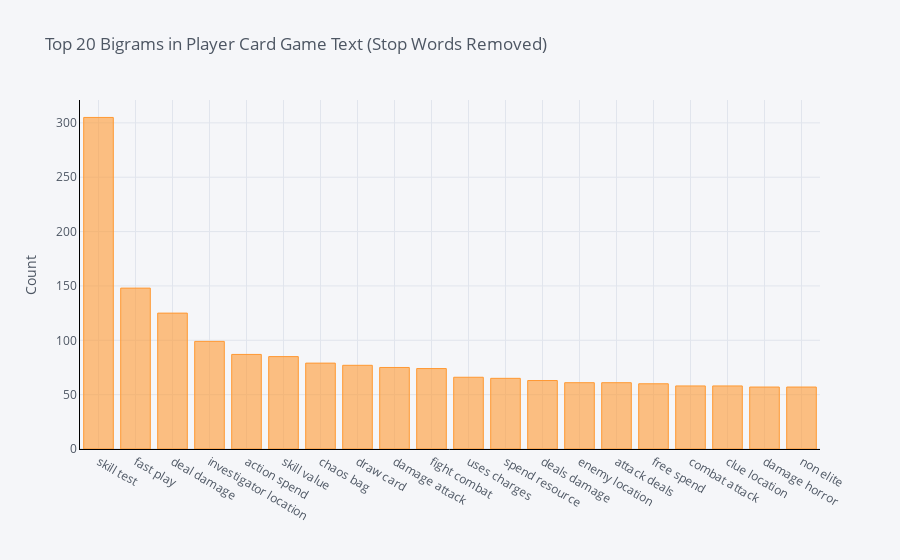

The notebook cell this image was saved under:
### Code cell
# The distribution of top bigrams after removing stop words
def get_top_n_words(corpus, n=None):
    vec = CountVectorizer(ngram_range=(2, 2), stop_words = 'english').fit(corpus)
    bag_of_words = vec.transform(corpus)
    sum_words = bag_of_words.sum(axis=0) 
    words_freq = [(word, sum_words[0, idx]) for word, idx in vec.vocabulary_.items()]
    words_freq =sorted(words_freq, key = lambda x: x[1], reverse=True)
    return words_freq[:n]
common_words = get_top_n_words(df_player_card_text['clean_text'], 20)
for word, freq in common_words:
    print(word, freq)
df2 = pd.DataFrame(common_words, columns = ['ReviewText' , 'count'])
df2.groupby('ReviewText').sum()['count'].sort_values(ascending=False).iplot(
    kind='bar', yTitle='Count', linecolor='black', title='Top 20 Bigrams in Player Card Game Text (Stop Words Removed)')

### Figure 1 — Plotly figure (JSON) as saved in the notebook; plotly's stock layout.template omitted (floating-point values rounded to 4 significant figures)
{"data": [{"marker": {"color": "rgba(255, 153, 51, 0.6)", "line": {"color": "rgba(255, 153, 51, 1.0)", "width": 1}}, "name": "count", "orientation": "v", "text": "", "type": "bar", "x": ["skill test", "fast play", "deal damage", "investigator location", "action spend", "skill value", "chaos bag", "draw card", "damage attack", "fight combat", "uses charges", "spend resource", "deals damage", "enemy location", "attack deals", "free spend", "combat attack", "clue location", "damage horror", "non elite"], "y": [305, 148, 125, 99, 87, 85, 79, 77, 75, 74, 66, 65, 63, 61, 61, 60, 58, 58, 57, 57]}], "layout": {"legend": {"bgcolor": "#F5F6F9", "font": {"color": "#4D5663"}}, "paper_bgcolor": "#F5F6F9", "plot_bgcolor": "#F5F6F9", "title": {"font": {"color": "#4D5663"}, "text": "Top 20 Bigrams in Player Card Game Text (Stop Words Removed)"}, "xaxis": {"gridcolor": "#E1E5ED", "linecolor": "black", "showgrid": true, "tickfont": {"color": "#4D5663"}, "title": {"font": {"color": "#4D5663"}, "text": ""}, "zerolinecolor": "#E1E5ED"}, "yaxis": {"gridcolor": "#E1E5ED", "linecolor": "black", "showgrid": true, "tickfont": {"color": "#4D5663"}, "title": {"font": {"color": "#4D5663"}, "text": "Count"}, "zerolinecolor": "#E1E5ED"}}}
